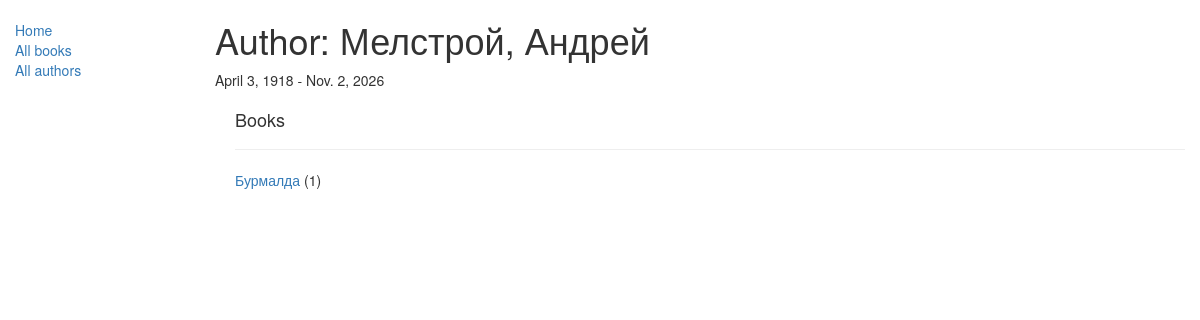
Before: /catalog/author/1 with the older database file.
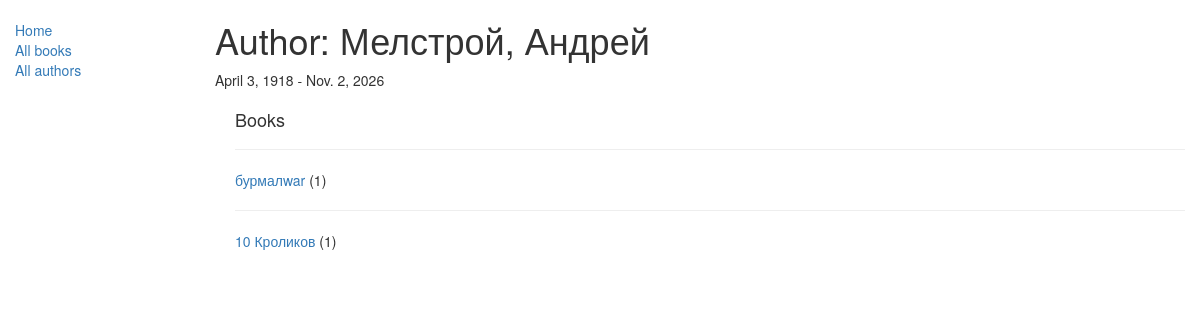
After: the same page with the newer database file.
### catalog/models.py (models this page shows, shortened)
class Book(models.Model):
    title = models.CharField(max_length=200)
    author = models.ForeignKey('Author', on_delete=models.SET_NULL, null=True)
    summary = models.TextField(max_length=1000, help_text="Enter a brief description of the book")
    isbn = models.CharField('ISBN',max_length=13, help_text='13 Character <a href="https://www.isbn-international.org/content/what-isbn">ISBN number</a>')
    genre = models.ManyToManyField(Genre, help_text="Select a genre for this book")
    def get_absolute_url(self):
        return reverse('book-detail', args=[str(self.id)])
    def display_genre(self):
        """
        Creates a string for the Genre. This is required to display genre in Admin.
        """
        return ', '.join([genre.name for genre in self.genre.all()[:3]])
    display_genre.short_description = 'Genre'

### catalog/views.py (the view)
# urls.py: re_path(r'^author/(?P<pk>\d+)$', views.AuthorDetailView.as_view(), name='author-detail'),
class AuthorDetailView(generic.DetailView):
    model = Author

### catalog/templates/catalog/author_detail.html
{% extends "base_generic.html" %}
{% block content %}
  <h1>Author: {{ author.last_name }}, {{ author.first_name }}</h1>
  <p>{{ author.date_of_birth }} - {% if author.date_of_death %}{{ author.date_of_death }}{% endif %}</p>
  <div style="margin-left:20px;margin-top:20px">
    <h4>Books</h4>
    {% for book in author.book_set.all %}
      <hr>
      <p>
        <a href="{{ book.get_absolute_url }}">{{ book.title }}</a>
        ({{ book.bookinstance_set.all.count }})
      </p>
    {% endfor %}
  </div>
{% endblock %}

Changed rows visible on the page:
changed Book id 1: title "Бурмалда" → "бурмалwar"
added Book: title "10 Кроликов", bookinstance_set.all.count "1"
